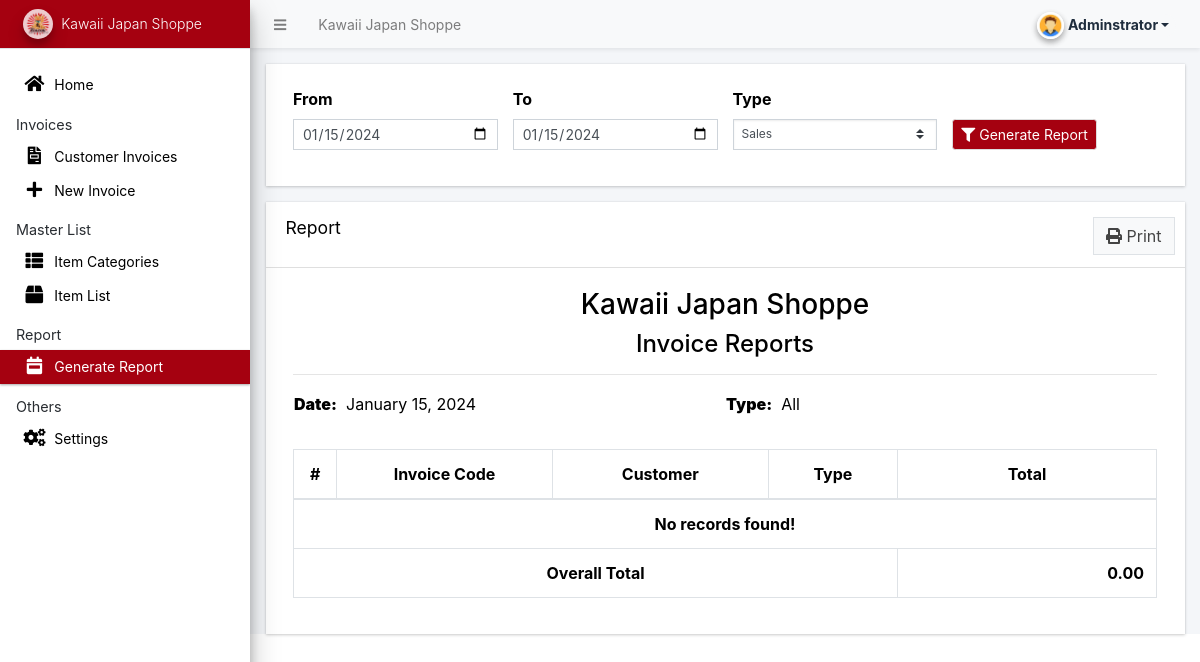
The page /admin/?page=report (signed in) on the database as committed earlier.
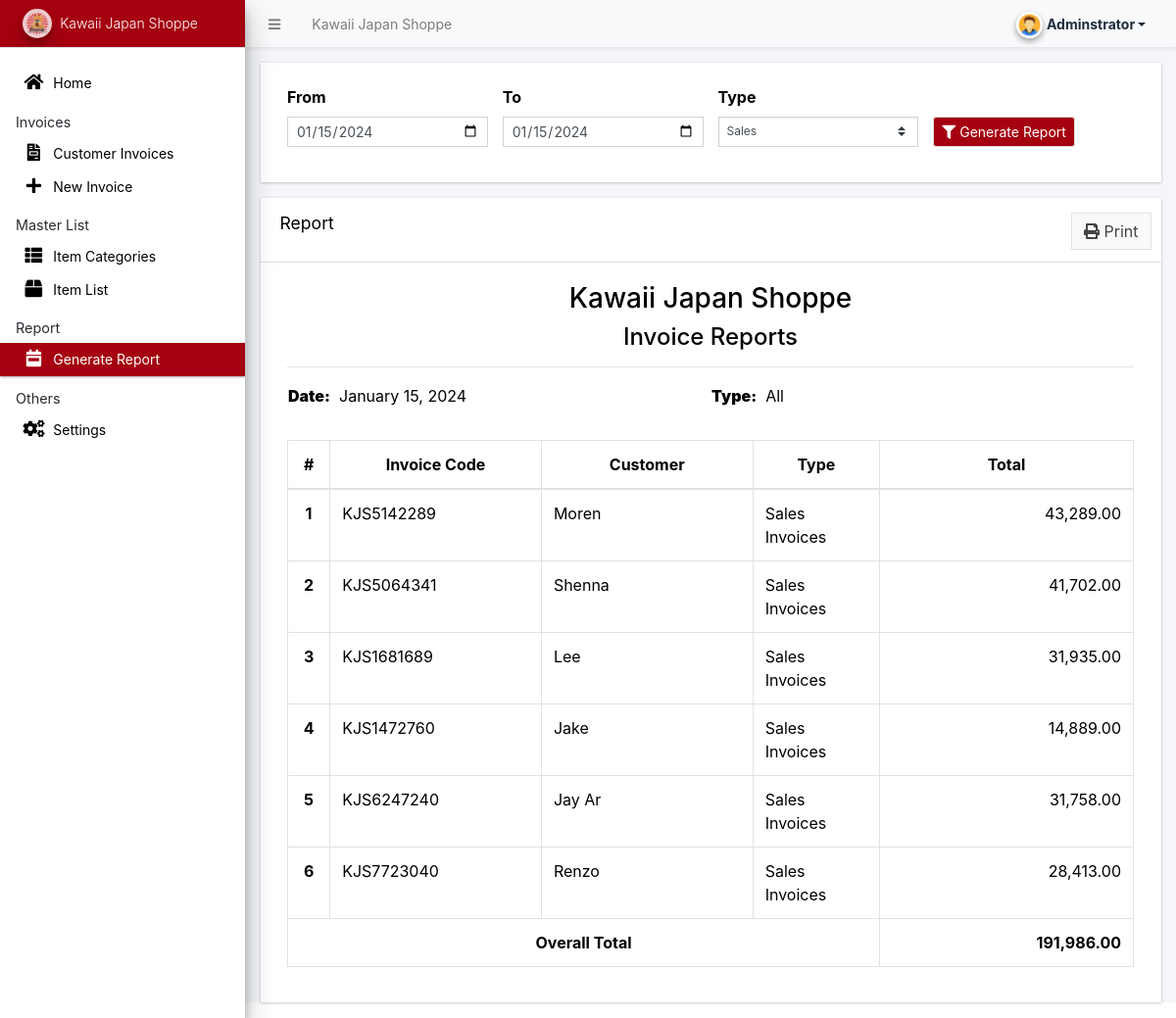
The same page on the database as committed later.
### tables this page shows
CREATE TABLE `invoice_list` (
  `id` int(30) NOT NULL,
  `invoice_code` varchar(100) NOT NULL,
  `customer_name` text NOT NULL,
  `type` tinyint(1) DEFAULT NULL,
  `weight` varchar(255) DEFAULT NULL,
  `shipping_fee` decimal(10,2) DEFAULT NULL,
  `sub_total` float NOT NULL,
  `total_amount` float NOT NULL,
  `remarks` text NOT NULL,
  `date_created` datetime NOT NULL DEFAULT current_timestamp(),
  `date_updated` datetime DEFAULT NULL ON UPDATE current_timestamp()
);

### classes/DBConnection.php (called while the page is built, shortened)
<?php
class DBConnection{
    private $host = DB_SERVER;
    private $username = DB_USERNAME;
    private $password = DB_PASSWORD;
    private $database = DB_NAME;
    public $conn;
    public function __construct(){
        if (!isset($this->conn)) {
            $this->conn = new mysqli($this->host, $this->username, $this->password, $this->database);
        }
    }
}
?>

### admin/report/index.php (the view, shortened to what this page needs)
<?php
$from = isset($_GET['from']) ? $_GET['from'] : date("Y-m-d");
$to = isset($_GET['to']) ? $_GET['to'] : date("Y-m-d");
$type = isset($_GET['type']) ? $_GET['type'] : "all";
$type_arr = ['all'=>"All", "1"=>"Sales Invoices", "2" => "Services Invoices" ];
?>
<div class="card card-outline rounded-0 card-maroon">
	<div class="card-body">
		<div class="container-fluid">
			<form action="" id="filterForm">
				<div class="row align-items-end">
					<div class="col-lg-3 col-md-4 col-sm-12">
						<div class="form-group">
							<label for="from" class="control-label">From</label>
							<input type="date" id="from" name="from" value="<?= $from ?>" class="form-control form-control-sm rounded-0">
						</div>
					</div>
					<div class="col-lg-3 col-md-4 col-sm-12">
						<div class="form-group">
							<label for="to" class="control-label">To</label>
							<input type="date" id="to" name="to" value="<?= $to ?>" class="form-control form-control-sm rounded-0">
						</div>
					</div>
					<div class="col-lg-3 col-md-4 col-sm-12">
						<div class="form-group">
							<label for="type" class="control-label">Type</label>
							<select id="type" name="type" value="<?= $from ?>" class="custom-select custom-select-sm rounded-0">
								<option value="all" <?= $type == 'all' ? "selected" : "" ?>>Sales</option>
							</select>
						</div>
					</div>
					<div class="col-lg-3 col-md-4 col-sm-12">
						<div class="form-group">
							<button class="btn btn-default btn-sm bg-maroon"><i class="fa fa-filter"></i> Generate Report</button>
						</div>
					</div>
				</div>
			</form>
		</div>
	</div>
</div>
<div class="card card-outline rounded-0 card-maroon">
	<div class="card-header">
		<h3 class="card-title">Report</h3>
		<div class="card-tools">
			<button class="btn btn-default border rounded-0" type="button" id="print"><i class="fa fa-print"></i> Print</button>
		</div>
	</div>
	<div class="card-body">
		<div class="container-fluid" id="outPrint">
			<div class="lh-1">
				<h3 class="text-center"><?= $_settings->info('name') ?></h3>
				<h4 class="text-center">Invoice Reports</h4>
			</div>
			<hr>
			<table width="100%">
				<tr>
					<?php if($from == $to): ?>
					<td width="33.33%">
						<label for=""><b>Date:</b></label>
						<span>&nbsp;<?= date("F j, Y", strtotime($from)) ?></span>
					<?php endif ?>
					<td width="33.33%">
						<label for=""><b>Type:</b></label>
						<span>&nbsp;<?= $type_arr[$type] ?></span>
					</td>
				</tr>
			</table>
			<br>
			<?php
			$where = "";
			if($from == $to)
				$where .= " date(`date_created`) = '{$from}' ";
			else
				$where .= " date(`date_created`) BETWEEN '{$from}' and '{$to}' ";
			$invoices = $conn->query("SELECT * FROM `invoice_list` where {$where} order by abs(unix_timestamp(`date_created`)) asc");
			?>
			<table class="table table-bordered">
				<colgroup>
					<col width="5%">
					<col width="25%">
					<col width="25%">
					<col width="15%">
					<col width="30%">
				</colgroup>
				<thead>
					<tr>
						<th class="text-center">#</th>
						<th class="text-center">Invoice Code</th>
						<th class="text-center">Customer</th>
						<th class="text-center">Type</th>
						<th class="text-center">Total</th>
					</tr>
				</thead>
				<tbody>
					<?php if($invoices->num_rows > 0): ?>
						<?php $i = 1; ?>
						<?php $total = 0; ?>
						<?php while($row = $invoices->fetch_assoc()): ?>
						<?php $total +=$row['total_amount']; ?>
							<tr>
								<th class="text-center"><?= ($i++) ?></th>
								<td><?= $row['invoice_code'] ?></td>
								<td><?= ucwords($row['customer_name']) ?></td>
								<td><?= $type_arr[$row['type']] ?></td>
								<td class='text-right'><?=number_format( $row['total_amount'] , 2) ?></td>
							</tr>
						<?php endwhile; ?>
					<?php else: ?>
						<tr>
							<th class="text-center" colspan="5">No records found!</th>
						</tr>
					<?php endif; ?>
				</tbody>
				<tfoot>
					<tr>
						<th class="text-center" colspan="4">Overall Total</th>
						<th class="text-right"><?= number_format( $total , 2); ?></th>
					</tr>
				</tfoot>
			</table>
		</div>
	</div>
</div>

Rows that differ between the two databases and show on the page:
added invoice_list: invoice_code "KJS5142289", customer_name "Moren", type "Sales Invoices", total_amount "43,289.00"
added invoice_list: invoice_code "KJS5064341", customer_name "Shenna", type "Sales Invoices", total_amount "41,702.00"
added invoice_list: invoice_code "KJS1681689", customer_name "Lee", type "Sales Invoices", total_amount "31,935.00"
added invoice_list: invoice_code "KJS1472760", customer_name "Jake", type "Sales Invoices", total_amount "14,889.00"
added invoice_list: invoice_code "KJS6247240", customer_name "Jay Ar", type "Sales Invoices", total_amount "31,758.00"
added invoice_list: invoice_code "KJS7723040", customer_name "Renzo", type "Sales Invoices", total_amount "28,413.00"
Other text that changed with them:
$total: "0.00" → "191,986.00"
text no longer shown: "No records found!"
